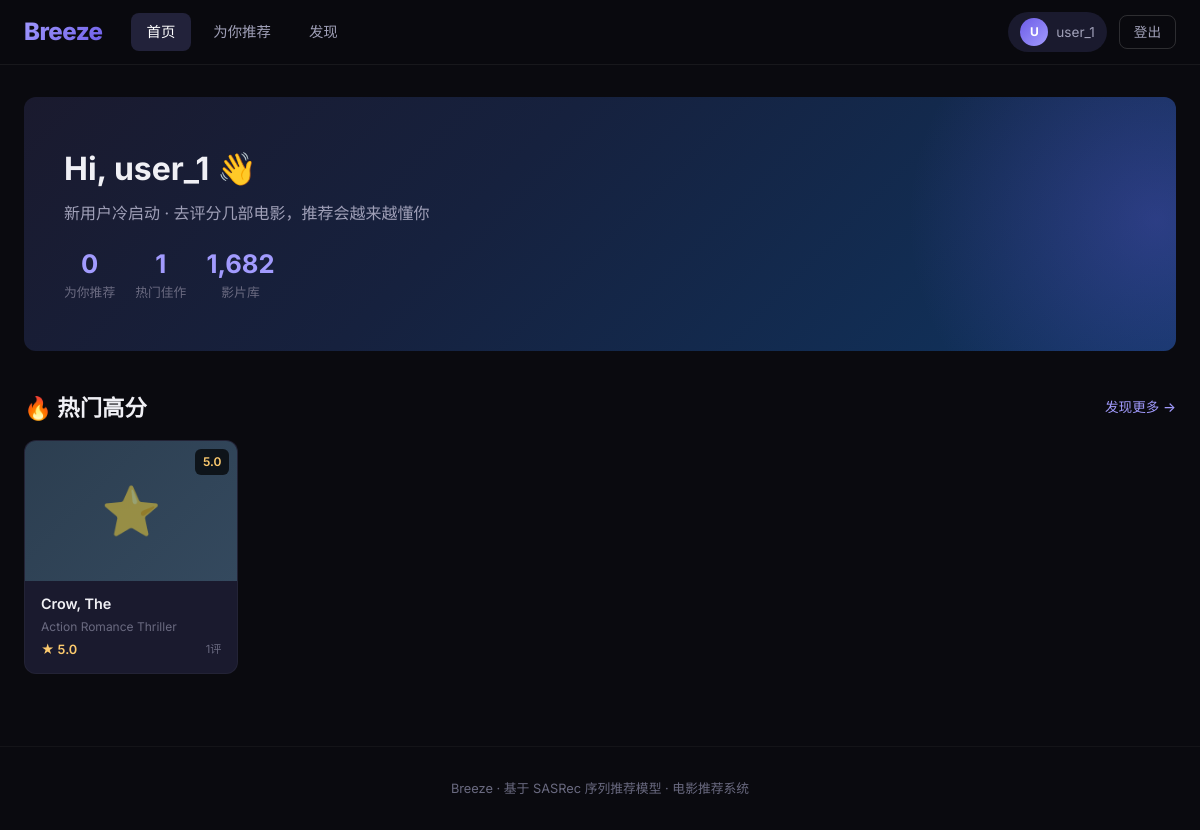
/ (signed in), run on the app's committed database.
### tables this page shows
CREATE TABLE users (
        id INTEGER PRIMARY KEY AUTOINCREMENT,
        username TEXT UNIQUE NOT NULL,
        password TEXT NOT NULL,
        role TEXT DEFAULT 'user',
        recbole_user_id INTEGER DEFAULT NULL,
        created_at TIMESTAMP DEFAULT CURRENT_TIMESTAMP
    );

CREATE TABLE movies (
        id INTEGER PRIMARY KEY AUTOINCREMENT,
        movie_id INTEGER UNIQUE NOT NULL,
        title TEXT NOT NULL,
        genres TEXT,
        created_at TIMESTAMP DEFAULT CURRENT_TIMESTAMP
    );

### main.py (the view)
@app.route('/')
def index():
    if 'user_id' not in session:
        return redirect(url_for('login'))
    if session.get('role') == 'admin':
        return redirect(url_for('admin'))
    user_id = session['user_id']
    recommendations, source = get_recommendations(user_id=user_id, top_k=20)
    db = get_db()
    popular = db.execute(
        'SELECT m.movie_id, m.title, m.genres, AVG(r.rating) as avg_rating, COUNT(r.id) as cnt '
        'FROM ratings r JOIN movies m ON r.movie_id = m.movie_id '
        'GROUP BY m.movie_id ORDER BY avg_rating DESC LIMIT 10'
    ).fetchall()
    return render_template('index.html',
                           recommendations=recommendations,
                           popular=popular,
                           source=source,
                           username=session['username'])

### main.py (called while the page is built, shortened)
def get_db():
    if 'db' not in g:
        g.db = sqlite3.connect(app.config['DATABASE'])
        g.db.row_factory = sqlite3.Row
    return g.db

def load_model():
    global recommender_model, item_embeddings, checkpoint_data
    global item_id_map, user_id_map, raw_item_to_internal, base_user_sequences
    try:
        checkpoint_path = os.path.join(MODEL_DIR, 'model_checkpoint.pt')
        if not os.path.exists(checkpoint_path):
            raise FileNotFoundError(checkpoint_path)
    except Exception as e:
        print(f'Model load failed: {e}')
        recommender_model = None
        checkpoint_data = None
        hidden_size = 128
        item_embeddings = np.random.randn(1683, hidden_size).astype(np.float32)
        item_id_map = {}
        user_id_map = {}
        raw_item_to_internal = {}
        base_user_sequences = {}

def _dataset_user_id_from_username(username):
    match = re.fullmatch(r'user_(\d+)', username or '')
    if not match:
        return None
    return int(match.group(1))

def _fetch_local_positive_items(user_id):
    db = get_db()
    rows = db.execute(
        'SELECT movie_id, rating FROM ratings WHERE user_id = ? ORDER BY created_at ASC, id ASC',
        (user_id,),
    ).fetchall()
    positives = []
    for row in rows:
        if float(row['rating']) < 4.0:
            continue
        internal_id = raw_item_to_internal.get(int(row['movie_id']))
        if internal_id is not None:
            positives.append(internal_id)
    return positives

def _build_inference_sequence(user_id):
    db = get_db()
    row = db.execute(
        'SELECT username FROM users WHERE id = ?',
        (user_id,),
    ).fetchone()
    if row is None:
        return [], 'cold'
    raw_dataset_user_id = _dataset_user_id_from_username(row['username'])
    base_sequence = list(base_user_sequences.get(raw_dataset_user_id, []))
    local_sequence = _fetch_local_positive_items(user_id)
    if base_sequence and local_sequence:
        source = 'rated'
    elif base_sequence:
        source = 'pretrained'
    elif local_sequence:
        source = 'rated'
    else:
        source = 'cold'
    return base_sequence + local_sequence, source

def get_user_embedding(user_id):
    global recommender_model, item_embeddings
    if recommender_model is None:
        load_model()
    sequence, source = _build_inference_sequence(user_id)
    if recommender_model is None or not sequence:
        return item_embeddings.mean(axis=0), source, len(sequence), sequence

### templates/index.html (shortened to what this page needs)
{% extends "base.html" %}
{% block content %}
<div class="hero">
    <h2>Hi, {{ session.username }} 👋</h2>
    <p>{% if source == 'pretrained' %}基于模型训练结果，为你推荐个性化电影{% elif source == 'rated' %}基于你{% if recommendations %}的观影评分，为你精选{% else %}的偏好{% endif %}{% else %}新用户冷启动 · 去评分几部电影，推荐会越来越懂你{% endif %}</p>
    <div class="hero-stats">
        <div class="hero-stat">
            <div class="num">{{ recommendations|length if recommendations else 0 }}</div>
            <div class="label">为你推荐</div>
        </div>
        <div class="hero-stat">
            <div class="num">{{ popular|length if popular else 0 }}</div>
            <div class="label">热门佳作</div>
        </div>
        <div class="hero-stat">
            <div class="num">1,682</div>
            <div class="label">影片库</div>
        </div>
    </div>
</div>
{% if popular %}
<div class="section">
    <div class="section-header">
        <h2>🔥 热门高分</h2>
        <a href="{{ url_for('search') }}">发现更多 →</a>
    </div>
    <div class="movie-grid">
        {% for m in popular %}
        <div class="movie-card">
            <a href="{{ url_for('movie_detail', movie_id=m.movie_id) }}">
                <div class="movie-poster poster-drama">
                    <span class="poster-icon">⭐</span>
                    <span class="poster-score">{{ "%.1f"|format(m.avg_rating) }}</span>
                </div>
            </a>
            <div class="movie-info">
                <div class="title"><a href="{{ url_for('movie_detail', movie_id=m.movie_id) }}">{{ m.title }}</a></div>
                <div class="genres">{{ m.genres.replace('|', ' · ') }}</div>
                <div class="meta">
                    <span class="rating">★ {{ "%.1f"|format(m.avg_rating) }}</span>
                    <span class="count">{{ m.cnt }}评</span>
                </div>
            </div>
        </div>
        {% endfor %}
    </div>
</div>
{% endif %}
{% endblock %}

### templates/base.html (shortened to what this page needs)
<!DOCTYPE html>
<html lang="zh-CN">
<head>
    <link rel="stylesheet" href="{{ url_for('static', filename='style.css') }}">
</head>
<body>
<header>
    <div class="header-inner">
        <div class="header-left">
            <a href="{{ url_for('index') }}" class="logo">Breeze</a>
            <nav class="header-nav">
                {% if session.user_id %}
                    {% if session.role == 'admin' %}
                        <a href="{{ url_for('admin') }}" {% if request.path == url_for('admin') %}class="active"{% endif %}>管理面板</a>
                        <a href="{{ url_for('admin_users') }}">用户</a>
                        <a href="{{ url_for('admin_movies') }}">电影</a>
                        <a href="{{ url_for('admin_reviews') }}">评论</a>
                    {% else %}
                        <a href="{{ url_for('index') }}" {% if request.path == url_for('index') %}class="active"{% endif %}>首页</a>
                        <a href="{{ url_for('recommendations') }}" {% if request.path == url_for('recommendations') %}class="active"{% endif %}>为你推荐</a>
                        <a href="{{ url_for('search') }}" {% if request.path == url_for('search') %}class="active"{% endif %}>发现</a>
                    {% endif %}
                {% endif %}
            </nav>
        </div>
        {% if session.user_id %}
        <div class="header-right">
            <div class="user-badge">
                <div class="avatar">{{ session.username[0].upper() }}</div>
                <span>{{ session.username }}</span>
            </div>
            <a href="{{ url_for('logout') }}" class="btn-logout">登出</a>
        </div>
        {% endif %}
    </div>
</header>
<main>
    {% block content %}{% endblock %}
</main>
<footer>
    <p>Breeze · 基于 SASRec 序列推荐模型 · 电影推荐系统</p>
</footer>
</body>
</html>

### data on the page
users: username "user_1"
movies: avg_rating "5.0", title "Crow, The", genres.replace "Action Romance Thriller", cnt "1"

### other printed values
{{ session.username[0].upper() }} "U"
{{ recommendations|length if recommendations else 0 }} "0"
{{ popular|length if popular else 0 }} "1"
